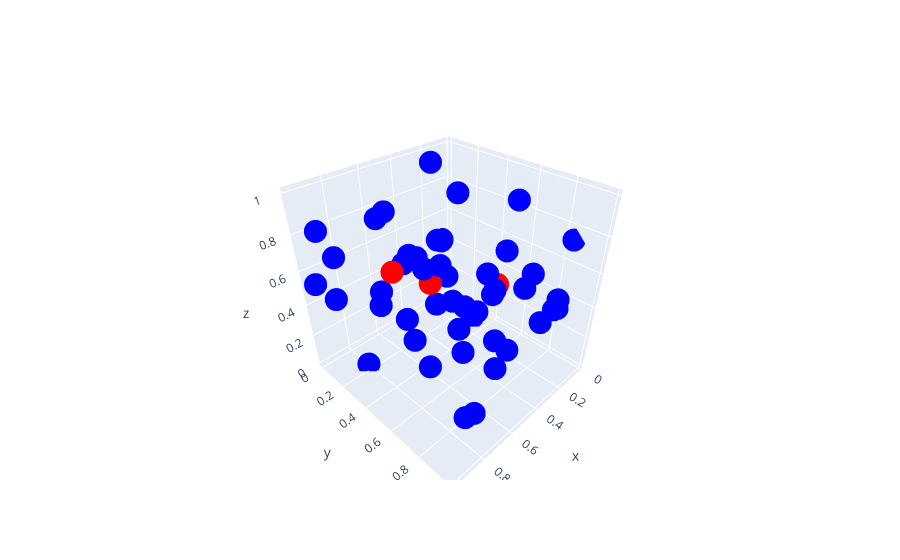

The notebook cell this image was saved under:
### Markdown cell above
Or, we could just plot the $n$ deepest points

### Code cell
bd.plot_deepest(n=3)
